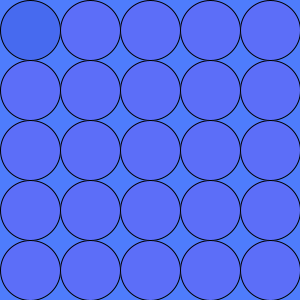
Frame 1 (no input)
Frame 60 (the mouse pressed at the canvas centre just before this capture): identical to frame 1, image omitted
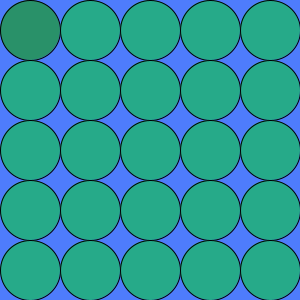
Frame 120 (the mouse held since frame 60 and released just before this capture)

The Processing sketch that drew these frames (run headless with seeded random() and noise(); from frame 60 on, the mouse is pressed at the canvas centre):

// Processing sketch: week03_9
// ── week03_9.pde
void setup(){
  size(300,300);
  colorMode(HSB,360,100,100);
  chooseColor();
}
void mousePressed(){
  chooseColor();
}
int I,J;
float h,s,b,dh,ds,db;
void chooseColor(){
  h=random(360);
  s=random(50,100);
  b=random(50,100);
  dh=random(-10,+10);
  ds=random(-10,+10);
  db=random(-10,+10);
}
void draw(){
  background(224,69,99);
  for(int i=0;i<5;i++){
    for(int j=0;j<5;j++){
      if(i==I && j==J)fill(h+dh,s+ds,b+db);
      else fill(h,s,b);
      ellipse(30+j*60,30+i*60,60,60);
    }
  }
}
